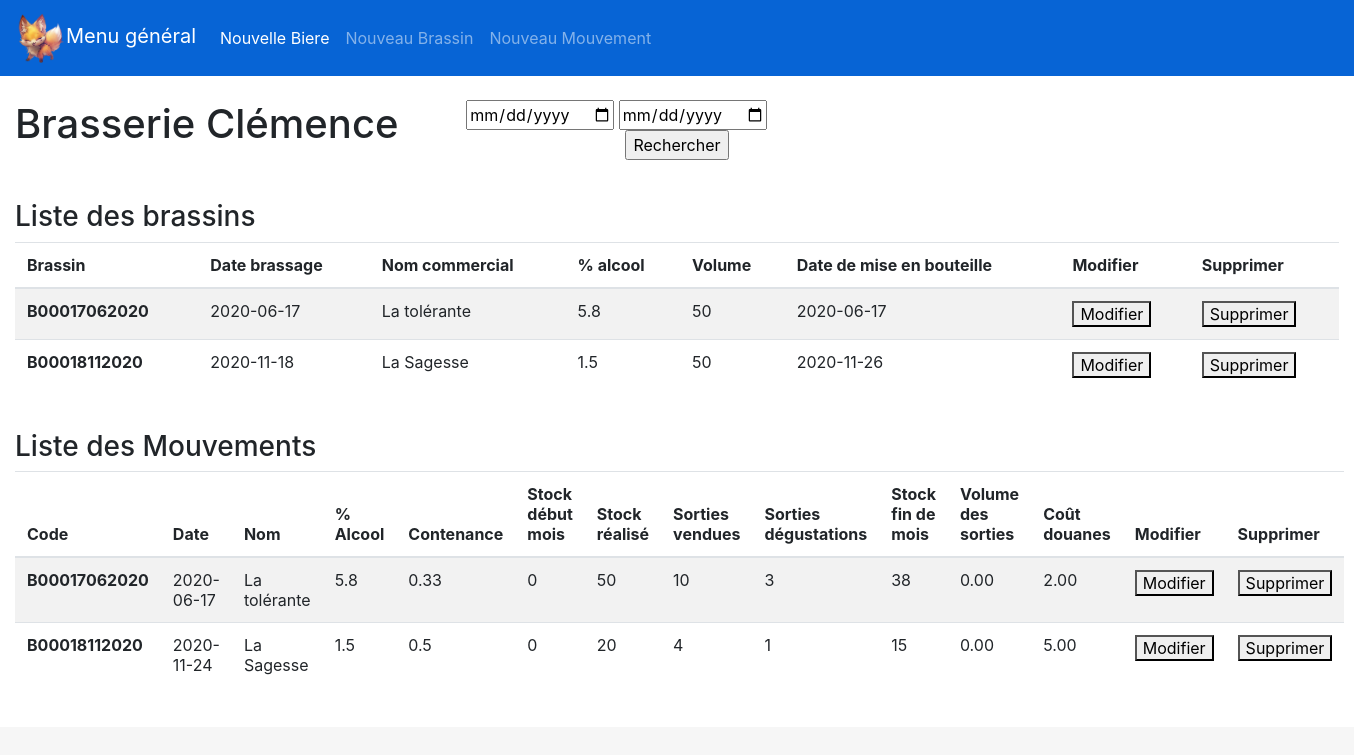
/Clemence/index.php (signed in), run on the app's committed database.
### tables this page shows
CREATE TABLE `brassin` (
  `code` varchar(15) NOT NULL,
  `dateBrass` date NOT NULL,
  `dateMiseBout` date NOT NULL,
  `volume` double NOT NULL,
  `id` int(11) NOT NULL,
  `pourAlcool` double(2,1) NOT NULL
);

CREATE TABLE `biere` (
  `id` int(11) NOT NULL,
  `nom` varchar(50) NOT NULL
);

CREATE TABLE `mouvement` (
  `id` int(11) NOT NULL,
  `date` date NOT NULL,
  `contenance` double NOT NULL DEFAULT '0',
  `nbBouteilles` int(11) NOT NULL,
  `code` varchar(15) NOT NULL,
  `stockDebMois` int(5) DEFAULT NULL,
  `stockRealise` int(5) DEFAULT NULL,
  `sortiesVendues` int(5) DEFAULT NULL,
  `sortiesDeg` int(5) DEFAULT NULL,
  `stockFinMois` int(5) DEFAULT NULL,
  `volSorties` double(2,2) DEFAULT NULL,
  `coutDouanes` double(5,2) DEFAULT NULL
);

### Clemence/control/controleur.php (called while the page is built, shortened)
<?php
	class controleur{
		public function menu(){
			$base = (new BDD);
			(new vue)->menu($base);
		}
	}

### Clemence/model/BDD.php (called while the page is built, shortened)
<?php
class BDD{
	private static $serveur="mysql:host=172.19.0.29";
	private static $bdd="dbname=brasserie";
	private static $user="clientsql";
	private static $mdp="0550002D";
	private $laConnexion;
	public function __construct()
	{
    	$this->laConnexion = new PDO(BDD::$serveur.';'.BDD::$bdd, BDD::$user, BDD::$mdp);
		$this->laConnexion->query("SET CHARACTER SET utf8");
	}
	public function getBrassin(){
		$req='select * from brassin inner join biere on brassin.id = biere.id';
		$res=$this->laConnexion->query($req);
		$lesLignes=$res->fetchAll();
		$tableau = array();
		foreach ($lesLignes as $line){
			$br = new Brassin();
			$br->setCode($line[0]);
			$br->setDateBrass($line[1]);
			$br->setDateMiseBout($line[2]);
			$br->setVolume($line[3]);
			$br->setPourAlcool($line[5]);
			$br->setNomCom($line[7]);
			$tableau[] = $br;
		}
		return $tableau;
	}
	public function getMouvement(){
		$req='select * from mouvement inner join brassin on brassin.code = mouvement.code inner join biere on brassin.id = biere.id';
		$res=$this->laConnexion->query($req);
		$lesLignes=$res->fetchAll();
		$tableau = array();
		foreach ($lesLignes as $line){
			$m = new Mouvement();
			$m->setId($line[0]);
			$m->setDate($line[1]);
			$m->setContenance($line[2]);
			$m->setNbBouteilles($line[3]);
			$m->setCode($line[4]);
			$m->setStockDebMois($line[5]);
			$m->setStockRealise($line[6]);
			$m->setSortiesVendues($line[7]);
			$m->setSortiesDeg($line[8]);
			$m->setStockFinMois($line[9]);
			$m->setVolSorties($line[10]);
			$m->setCoutDouanes($line[11]);
			$m->setPourcentageAlcool($line[17]);
			$m->setNomCommercial($line[19]);
			$tableau[] = $m;
		}
		return $tableau;
	}
}
?>

### Clemence/model/Brassin.php (called while the page is built, shortened)
<?php
class Brassin{
	private $code;
	private $dateBrass;
	private $dateMiseBout;
	private $volume;
	private $pourAlcool;
	private $nomCom;
	public function getCode(){
		return $this->code;
	}
	public function getDateBrass(){
		return $this->dateBrass;
	}
	public function getDateMiseBout(){
		return $this->dateMiseBout;
	}
	public function getVolume(){
		return $this->volume;
	}
	public function getPourAlcool(){
		return $this->pourAlcool;
	}
	public function getNomCom(){
		return $this->nomCom;
	}
	public function setCode($c){
		$this->code = $c;
	}
	public function setDateBrass($d){
		$this->dateBrass = $d;
	}
	public function setDateMiseBout($d){
		$this->dateMiseBout = $d;
	}
	public function setVolume($v){
		$this->volume = $v;
	}
	public function setPourAlcool($a){
		$this->pourAlcool = $a;
	}
	public function setNomCom($c){
		$this->nomCom = $c;
	}
}
?>

### Clemence/model/Mouvement.php (called while the page is built, shortened)
<?php
class Mouvement{
	private $id;
	private $date;
	private $contenance;
	private $code;
	private $stockDebMois;
	private $stockRealise;
	private $sortiesVendues;
	private $sortiesDeg;
	private $stockFinMois;
	private $volSorties;
	private $coutDouanes;
	private $nomCommercial;
	private $pourcentageAlcool;
	public function getId(){
		return $this->id;
	}
	public function getDate(){
		return $this->date;
	}
	public function getContenance(){
		return $this->contenance;
	}
	public function getCode(){
		return $this->code;
	}
	public function getStockDebMois(){
		return $this->stockDebMois;
	}
	public function getStockRealise(){
		return $this->stockRealise;
	}
	public function getSortiesVendues(){
		return $this->sortiesVendues;
	}
	public function getSortiesDeg(){
		return $this->sortiesDeg;
	}
	public function getStockFinMois(){
		return $this->stockFinMois;
	}
	public function getVolSorties(){
		return $this->volSorties;
	}
	public function getCoutDouanes(){
		return $this->coutDouanes;
	}
	public function getNomCommercial(){
		return $this->nomCommercial;
	}
	public function getPourcentageAlcool(){
		return $this->pourcentageAlcool;
	}
	public function setId($i){
		$this->id = $i;
	}
	public function setDate($d){
		$this->date = $d;
	}
	public function setContenance($c){
		$this->contenance = $c;
	}
	public function setCode($c){
		$this->code = $c;
	}
	public function setStockDebMois($d){
		$this->stockDebMois = $d;
	}
	public function setStockRealise($r){
		$this->stockRealise = $r;
	}
	public function setSortiesVendues($v){
		$this->sortiesVendues = $v;
	}
	public function setSortiesDeg($d){
		$this->sortiesDeg = $d;
	}
	public function setStockFinMois($m){
		$this->stockFinMois = $m;
	}
	public function setVolSorties($s){
		$this->volSorties = $s;
	}
	public function setCoutDouanes($d){
		$this->coutDouanes = $d;
	}
	public function setNomCommercial($n){
		$this->nomCommercial = $n;
	}
	public function setPourcentageAlcool($p){
		$this->pourcentageAlcool = $p;
	}
}
?>

### Clemence/view/vue.php (the view, shortened to what this page needs)
<?php
class vue{
	private function entete(){
		echo '<html>
			    <head>
			    	<title>Brasserie Clemence</title>
			        <meta charset="utf-8" />
			    	<link rel="stylesheet" href="https://stackpath.bootstrapcdn.com/bootstrap/4.5.0/css/bootstrap.min.css">
			    	<script src="https://stackpath.bootstrapcdn.com/bootstrap/4.5.0/js/bootstrap.min.js"></script>
			    </head>
			    <body style="background-color: #F6F6F6;">
			        <nav class="navbar navbar-expand-lg navbar navbar-dark" style="background-color: #0764D5;">
			            <a class="navbar-brand" href="index.php"><img src="./logo.png" href="#" height="50px" width="50px" />Menu général</a>
			            <button class="navbar-toggler" type="button" data-toggle="collapse" data-target="#navbarNavDropdown" aria-controls="navbarNavDropdown" aria-expanded="false" aria-label="Toggle navigation">
			                <span class="navbar-toggler-icon"></span>
			            </button>
			            <div class="collapse navbar-collapse" id="navbarNavDropdown">
			                <ul class="navbar-nav">
			                    <li class="nav-item active">
			                        <a class="nav-link" href="index.php?action=ajoutBiere"> Nouvelle Biere </a>
			                    </li>
			                    <li class="nav-item">
			                        <a class="nav-link" href="index.php?action=ajoutBrassin"> Nouveau Brassin</a>
			                    </li>
			                    <li class="nav-item">
			                        <a class="nav-link" href="index.php?action=ajoutMouvement">Nouveau Mouvement</a>
			                    </li>
			                </ul>
			            </div>
			        </nav>';
	}
	private function fin(){
		echo '	</body>
			</html>';
	}
	public function menu($base){
		$this->entete();
		echo '<div class="container-fluid" style="background-color: white;">
            <br/>
            <div class="row">
                <div class="col-4"><h1>Brasserie Clémence</h1></div>
                <div class="col-4">
                    <form action="" method="POST" name=intervalle>
                        <input type="date" name="date1" />
                        <input type="date" name="date2" />
                        <center><input type="submit" name="KK" value="Rechercher" /></center>
                    </form>
                </div>
            </div>
            <br />
            <div class="row">
                <div class="col-8"><h3>Liste des brassins</h3></div>
            </div>
      		<table class="table table-striped">
                <thead>
                    <tr>
                    <th scope="col">Brassin</th>
                    <th scope="col">Date brassage</th>
                    <th scope="col">Nom commercial</th>
                    <th scope="col">% alcool</th>
                    <th scope="col">Volume</th>
                    <th scope="col">Date de mise en bouteille</th>
                    <th scope="col">Modifier</th>
                    <th scope="col">Supprimer</th>
                    </tr>
                </thead>
                <tbody>';
                        if(isset($_POST["KK"]))
                        {
                            if(isset($_POST['date1']) && isset($_POST['date2']))
                            {
                                $tabbrassmois = $base->getBrassinMois($_POST['date1'], $_POST['date2']);
                                $mouvementbrass = array();
                                foreach($tabbrassmois as $row)
                                {
                                    echo "<tr><th scope='col'>".$row->getCode()."</th><td scope='col'>".$row->getDateBrass()."</td><td scope='col'>".$row->getNomCom()."</td><td scope='col'>".$row->getPourAlcool()."</td><td scope='col'>".$row->getVolume()."</td><td scope='col'>".$row->getDateMiseBout()."</td><td scope='col'><a href='index.php?action=modifBrassin&code=".$row->getCode()."'><button>Modifier</button></a></td><td scope='col'><a href='index.php?action=supprimer&code=".$row->getCode()."'><button>Supprimer</button></a></td></tr>";
                                    $mouvementbrass[] = $base->getMouvementBrassin($row->getCode());
                                }
                            }
                            else
                            {
                                echo "Veuillez indiquer 2 dates valides";
                            }
                        }
                        else
                        {
                            $tabbrass = $base->getBrassin();
                            foreach($tabbrass as $ligne)
                            {
                                echo "<tr><th scope='col'>".$ligne->getCode()."</th><td scope='col'>".$ligne->getDateBrass()."</td><td scope='col'>".$ligne->getNomCom()."</td><td scope='col'>".$ligne->getPourAlcool()."</td><td scope='col'>".$ligne->getVolume()."</td><td scope='col'>".$ligne->getDateMiseBout()."</td><td scope='col'><a href='index.php?action=modifBrassin&code=".$ligne->getCode()."'><button>Modifier</button></a></td><td scope='col'><a href='index.php?action=supprimer&code=".$ligne->getCode()."'><button>Supprimer</button></a></td></tr>";
                            }
                        }
            echo '
	                </tbody>
	            </table>
	            <br/>
	            <div class="row">
	                <div class="col-8"><h3>Liste des Mouvements</h3></div>
	            </div>
	      		<table class="table table-striped">
	                <thead>
	                    <tr>
	                    <th scope="col">Code</th>
	                    <th scope="col">Date</th>
	                    <th scope="col">Nom</th>
	                    <th scope="col">% Alcool</th>
	                    <th scope="col">Contenance</th>
	                    <th scope="col">Stock début mois</th>
	                    <th scope="col">Stock réalisé</th>
	                    <th scope="col">Sorties vendues</th>
	                    <th scope="col">Sorties dégustations</th>
	                    <th scope="col">Stock fin de mois</th>
	                    <th scope="col">Volume des sorties</th>
	                    <th scope="col">Coût douanes</th>
	                    <th scope="col">Modifier</th>
	                    <th scope="col">Supprimer</th>
	                    </tr>
	                </thead>
	                <tbody>';
	                    if(isset($_POST['KK']))
	                    {
	                      if(isset($_POST['date1']) && isset($_POST['date2']))
	                      {
	                        foreach($mouvementbrass as $case)
	                        {
	                          foreach($case as $row)
	                          {
	                           echo "<tr><th scope='col'>".$row->getCode()."</th><td scope='col'>".$row->getDate()."</td><td scope='col'>".$row->getNomCommercial()."</td><td scope='col'>".$row->getPourcentageAlcool()."</td><td scope='col'>".$row->getContenance()."</td><td scope='col'>".$row->getStockDebMois()."</td><td scope='col'>".$row->getStockRealise()."</td><td scope='col'>".$row->getSortiesVendues()."</td><td scope='col'>".$row->getSortiesDeg()."</td><td scope='col'>".$row->getStockFinMois()."</td><td scope='col'>".$row->getVolSorties()."</td><td scope='col'>".$row->getCoutDouanes()."</td><td scope='col'><a href='index.php?action=modifMouvement&code=".$row->getId()."'><button>Modifier</button></a></td><td scope='col'><a href='index.php?action=supprimer&code=".$row->getId()."'><button>Supprimer</button></a></td></tr>";
	                          }
	                        }
	                      }
	                    }
	                    else
	                    {
	                      $tabmouv = $base->getMouvement();
	                      foreach($tabmouv as $row)
	                      {
	                        echo "<tr><th scope='col'>".$row->getCode()."</th><td scope='col'>".$row->getDate()."</td><td scope='col'>".$row->getNomCommercial()."</td><td scope='col'>".$row->getPourcentageAlcool()."</td><td scope='col'>".$row->getContenance()."</td><td scope='col'>".$row->getStockDebMois()."</td><td scope='col'>".$row->getStockRealise()."</td><td scope='col'>".$row->getSortiesVendues()."</td><td scope='col'>".$row->getSortiesDeg()."</td><td scope='col'>".$row->getStockFinMois()."</td><td scope='col'>".$row->getVolSorties()."</td><td scope='col'>".$row->getCoutDouanes()."</td><td scope='col'><a href='index.php?action=modifMouvement&code=".$row->getId()."'><button>Modifier</button></a></td><td scope='col'><a href='index.php?action=supprimer&code=".$row->getId()."'><button>Supprimer</button></a></td></tr>";
	                      }
	                    }
	    echo '
	                </tbody>
	            </table>
	            <br/>
	      	</div>';
	    $this->fin();
	}
}
?>

### Clemence/index.php (shortened to what this page needs)
<?php
    require_once('./view/vue.php');
    require_once('./control/controleur.php');
    require_once('./model/Mouvement.php');
    require_once('./model/Brassin.php');
    require_once('./model/BDD.php');
    if(isset($_GET["action"])) {
        switch($_GET["action"]) {
            case "connection":
                (new controleur)->connection();
                break;
            case "menu":
                (new controleur)->menu();
                break;
            case "ajoutBiere":
                (new controleur)->ajoutBiere();
                break;
            case "ajoutBrassin":
                (new controleur)->ajoutBrassin();
                break;
            case "ajoutMouvement":
                (new controleur)->ajoutMouvement();
                break;
            case "supprimer":
                (new controleur)->supprimer();
                break;
            case "modifBrassin":
                (new controleur)->modifBrassin();
                break;
            case "modifMouvement":
                (new controleur)->modifMouvement();
                break;
        }
    }
    else{
        (new controleur)->menu();
    }
?>

### data on the page
brassin: code "B00017062020", dateBrass "2020-06-17", id.nom "La tolérante", pourAlcool "5.8", volume "50", dateMiseBout "2020-06-17"
brassin: code "B00018112020", dateBrass "2020-11-18", id.nom "La Sagesse", pourAlcool "1.5", volume "50", dateMiseBout "2020-11-26"
mouvement: code "B00017062020", date "2020-06-17", biere.nom "La tolérante", code.pourAlcool "5.8", contenance "0.33", stockDebMois "0", stockRealise "50", sortiesVendues "10", sortiesDeg "3", stockFinMois "38", volSorties "0.00", coutDouanes "2.00"
mouvement: code "B00018112020", date "2020-11-24", biere.nom "La Sagesse", code.pourAlcool "1.5", contenance "0.5", stockDebMois "0", stockRealise "20", sortiesVendues "4", sortiesDeg "1", stockFinMois "15", volSorties "0.00", coutDouanes "5.00"
